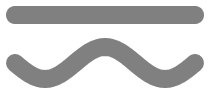
#> input picture assets/certmarks/AC.png, 210 x 94 px; its folder holds 4 pictures in this run
$ python recolor-certmarks.py
#> lines starting #> are read from the running program, lines starting #| are printed output that depends on the picture
"""
assets/certmarks/*.png 의 색을 한꺼번에 바꾼다 — 라벨 도안 위 인증마크(UL/CE/CB/FCC/DC/AC)는
js/67-document-page.js 가 이 PNG를 그대로 <img>로 찍으므로, CSS가 아니라 파일 자체의 RGB를
바꿔야 그림이 바뀐다(글자 배지(CB, noImage)만 CSS 색이라 거기선 안 건드린다).

⚠️ 알파 채널(모양·안티앨리어싱)은 그대로 두고 RGB만 새 색으로 덮어쓴다 — 그래야 테두리가
   흐려지는 정도는 원본과 같고 색만 바뀐다.

사용법:
    py -3-32 tools/recolor-certmarks.py            # #4d4d4d(70% 그레이)로
    py -3-32 tools/recolor-certmarks.py "#1971c2"   # 다른 색으로

회사 PC엔 Pillow가 기본 설치돼 있지 않을 수 있다 — 없으면 먼저 `pip install pillow`.
"""
import sys
import os
from PIL import Image

ASSET_DIR = os.path.join(os.path.dirname(os.path.dirname(os.path.abspath(__file__))), 'assets', 'certmarks')


def hex_to_rgb(h):
    h = h.lstrip('#')
    return tuple(int(h[i:i + 2], 16) for i in (0, 2, 4))


def recolor(path, rgb):
#> called with path = 'assets/certmarks/AC.png', rgb = (77, 77, 77)
    im = Image.open(path).convert('RGBA')
#> im is the input picture: PIL image 210x94 RGBA; mean R, G, B, A 50.3, 50.3, 50.3, 96.8
    px = im.load()
    w, h = im.size
#> w = 210; h = 94
    for y in range(h):
        for x in range(w):
            r, g, b, a = px[x, y]
            if a > 0:
                px[x, y] = (rgb[0], rgb[1], rgb[2], a)
    im.save(path)
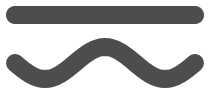
#> saved as AC.png: PIL image 210x94 RGBA; mean R, G, B, A 30.2, 30.2, 30.2, 96.8; transparent parts drawn white


def main():
    target = sys.argv[1] if len(sys.argv) > 1 else '#4d4d4d'
    rgb = hex_to_rgb(target)
    if not os.path.isdir(ASSET_DIR):
        print('폴더가 없습니다:', ASSET_DIR)
        return
    names = [f for f in os.listdir(ASSET_DIR) if f.lower().endswith('.png')]
    if not names:
        print('PNG가 없습니다:', ASSET_DIR)
        return
    for name in sorted(names):
        path = os.path.join(ASSET_DIR, name)
        recolor(path, rgb)
        print('칠함:', name, '->', target)


if __name__ == '__main__':
    main()
